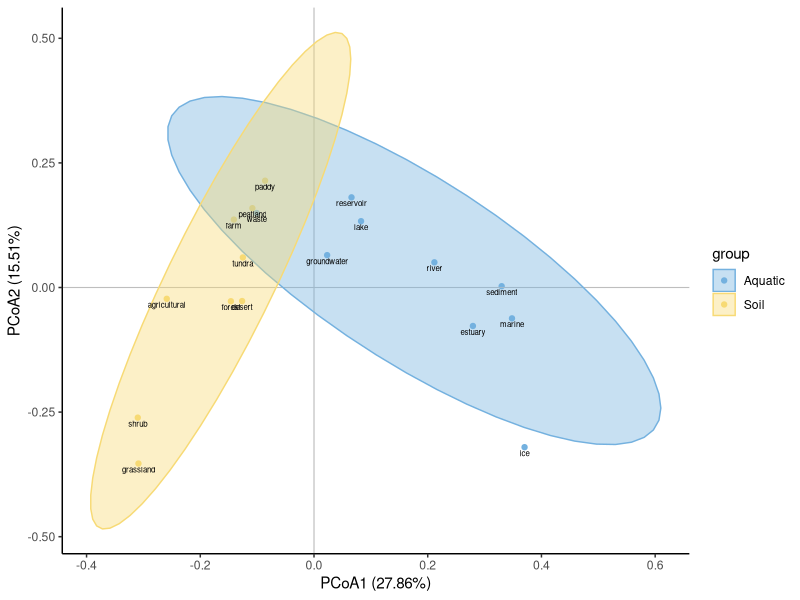
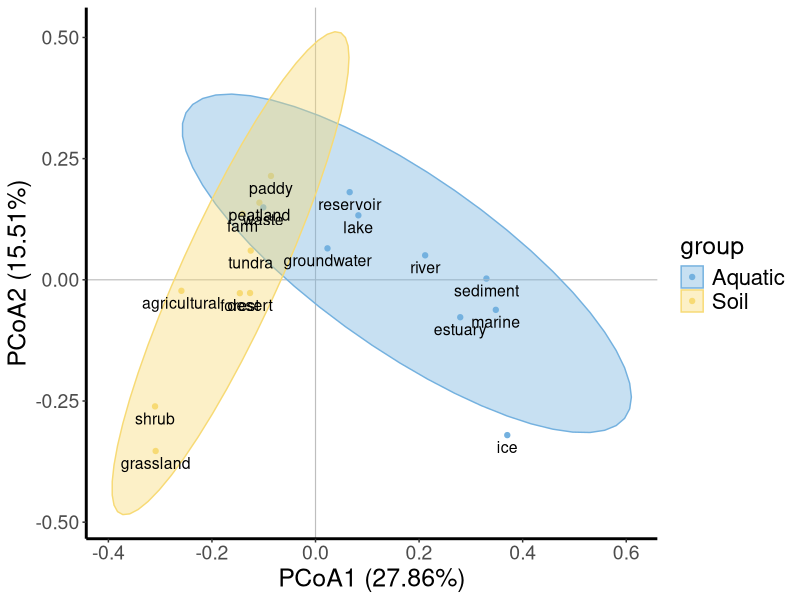

These figures' R source, in order:
library(ggplot2)
library(ade4)
library(vegan) 

df = read.delim("data/dfq8.csv", header = T, row.names = 1,sep=',')
dfGroup = read.delim("data/env3.csv", header = T, row.names = 1,sep=',')
df.dist = vegdist(df, method='bray')
pcoa = dudi.pco(df.dist, scannf = F, nf=2)
data = pcoa$li
data$name = rownames(data)
data$group = dfGroup$type

p <- ggplot(data, aes(x = A1, y = A2, color = group, group = group, fill = group)) +
  geom_point() +
  theme_classic() +
  geom_vline(xintercept = 0, color = 'gray', size = 0.4) +
  geom_hline(yintercept = 0, color = 'gray', size = 0.4) +
  stat_ellipse(aes(x=A1, y=A2), geom = "polygon", level = 0.95, alpha=0.4) +
  geom_text(aes(label=name), vjust=1.5, size=2, color = "black") +
  labs(x = paste0("PCoA1 (", as.character(round(pcoa$eig[1] / sum(pcoa$eig) * 100, 2)), "%)"),
       y = paste0("PCoA2 (", as.character(round(pcoa$eig[2] / sum(pcoa$eig) * 100, 2)), "%)")) +
  scale_fill_manual(values=c("Soil" = "#F7DA7580", "Aquatic" = "#74B1DF80")) +
  scale_color_manual(values=c("Soil" = "#F7DA75", "Aquatic" = "#74B1DF"))

png("Figure 3c.png", width = 6, height = 4, units = "in", res = 600)
print(p) 
dev.off() 



library(ggplot2)
library(ade4)
library(vegan) 

df = read.delim("data/dfq8.csv", header = T, row.names = 1, sep=',')
dfGroup = read.delim("data/env3.csv", header = T, row.names = 1, sep=',')
df.dist = vegdist(df, method='bray')
pcoa = dudi.pco(df.dist, scannf = F, nf=2)
data = pcoa$li
data$name = rownames(data)
data$group = dfGroup$type

p <- ggplot(data, aes(x = A1, y = A2, color = group, group = group, fill = group)) +
  geom_point() +
  theme_classic() +
  geom_vline(xintercept = 0, color = 'gray', size = 0.4) +
  geom_hline(yintercept = 0, color = 'gray', size = 0.4) +
  stat_ellipse(aes(x=A1, y=A2), geom = "polygon", level = 0.95, alpha=0.4) +
  geom_text(aes(label=name), vjust=1.5, size=4, color = "black") +  # 调整字体大小
  labs(x = paste0("PCoA1 (", as.character(round(pcoa$eig[1] / sum(pcoa$eig) * 100, 2)), "%)"),
       y = paste0("PCoA2 (", as.character(round(pcoa$eig[2] / sum(pcoa$eig) * 100, 2)), "%)")) +
  scale_fill_manual(values=c("Soil" = "#F7DA7580", "Aquatic" = "#74B1DF80")) +
  scale_color_manual(values=c("Soil" = "#F7DA75", "Aquatic" = "#74B1DF")) +
  theme(axis.text.x = element_text(size = 14),  # 调整横轴标签字体大小
        axis.text.y = element_text(size = 14),  # 调整纵轴标签字体大小
        axis.title.x = element_text(size = 18),  # 调整横轴标题字体大小
        axis.title.y = element_text(size = 18),  # 调整纵轴标题字体大小
        axis.line = element_line(size = 1),
        legend.text = element_text(size = 16),  # 调整图例文本字体大小
        legend.title = element_text(size = 18)  # 调整图例标题字体大小
)  # 调整边框线宽

pdf("Figure 3c.pdf", width = 9, height = 7)
print(p) 
dev.off()
